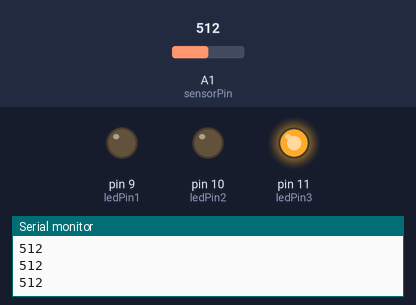
This sketch was run on a simulated Arduino Uno, built with avr-gcc and run on an emulated ATmega328P. Parts: output pins drawn as LEDs (lit = HIGH), the last lines printed to the serial monitor. The inputs (shaded band) are chosen by the test bench; at power-on: A1 (sensorPin) = 512.

Above: at 1.2 s.
1.3 s: A1 (sensorPin) set to 20
At 2.5 s:
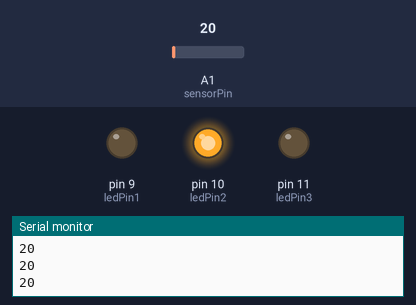
2.8 s: A1 (sensorPin) set to 0
At 3.9 s:
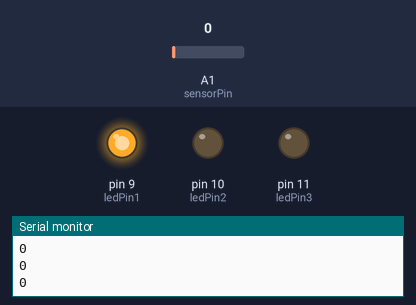
4.3 s: A1 (sensorPin) set to 40
At 5.3 s:
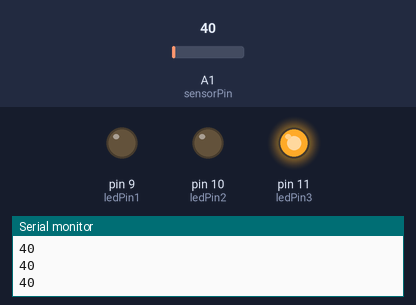
Timing chart, 0 to 7.3 s (numbered marks = the images above; inputs shaded):
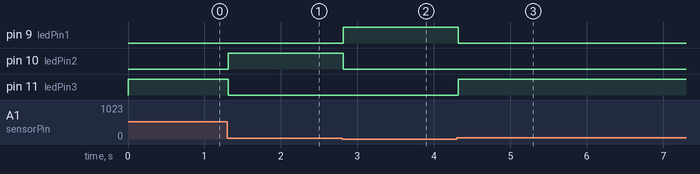

Measured:
- after the input at 1.3 s, pin 10 (ledPin2): LOW → HIGH at once; pin 11 (ledPin3): HIGH → LOW at once
- after the input at 2.8 s, pin 9 (ledPin1): LOW → HIGH at once; pin 10 (ledPin2): HIGH → LOW at once
- after the input at 4.3 s, pin 9 (ledPin1): HIGH → LOW at once; pin 11 (ledPin3): LOW → HIGH at once

The sketch:

Fabric_Sensor_Linear_Potentiometer.ino
```cpp
// Define Pins
int ledPin1 = 9;
int ledPin2 = 10;
int ledPin3 = 11;


// define variables
int Value9;
int Value10;
int Value11;

const int sensorPin = A1;

void setup()
{
  pinMode(ledPin1, OUTPUT);
  pinMode(ledPin2, OUTPUT);
  pinMode(ledPin3, OUTPUT);
  digitalWrite(ledPin1, HIGH);
  digitalWrite(ledPin2, LOW);
  digitalWrite(ledPin3, LOW);

  Serial.begin(9600);
}

void loop() {
  // put your main code here, to run repeatedly:

#define delayTime 10 // fading time between colors

  int sensorValue = analogRead(sensorPin);
  Serial.println(sensorValue);

  if (sensorValue >=0 && sensorValue <= 10) {
    digitalWrite(ledPin1, HIGH);
    digitalWrite(ledPin2, LOW);
    digitalWrite(ledPin3, LOW);

  } if (sensorValue >= 10 && sensorValue <= 30) {
    digitalWrite(ledPin2, HIGH);
     digitalWrite(ledPin1, LOW);
    digitalWrite(ledPin3, LOW);

  } if (sensorValue >= 30) {
    digitalWrite(ledPin3, HIGH);
    digitalWrite(ledPin1, LOW);
    digitalWrite(ledPin2, LOW);

  }


  //    Serial.println(redValue);


  delay(50);

}
```
